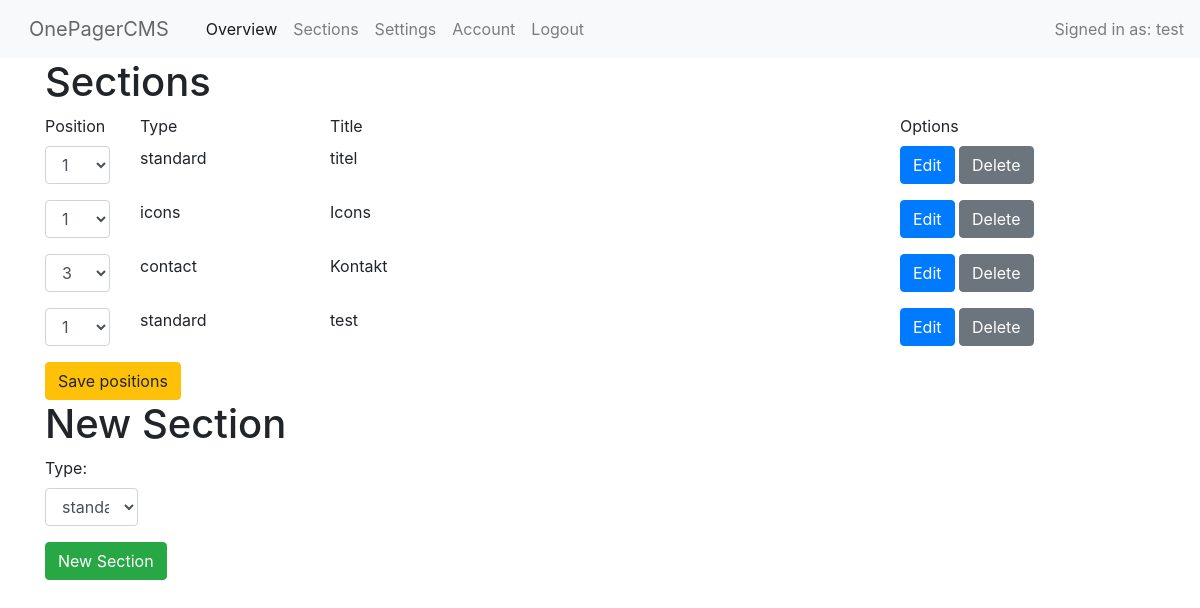
The page /core/sections.php (signed in) on the database its author committed.
### tables this page shows
CREATE TABLE sections
(
    id int PRIMARY KEY,
    type VARCHAR(255) NOT NULL,
    specialid int NOT NULL
, position int NULL);

CREATE TABLE standard
(
  specialid int PRIMARY KEY,
  position int NOT NULL,
  sectiontype VARCHAR(255) NOT NULL,
  title VARCHAR (255) NOT NULL,
  mutedtitle VARCHAR(255) NOT NULL,
  text TEXT NOT NULL,
  date TEXT NOT NULL

);

CREATE TABLE icons
(
  specialid int PRIMARY KEY,
  position int NOT NULL,
  sectiontype VARCHAR(255) NOT NULL,
  title VARCHAR NOT NULL,
  mutedtitle VARCHAR NOT NULL,
  date TEXT NOT NULL,

  iconone VARCHAR (255) NOT NULL,
  icontwo VARCHAR (255) NOT NULL,
  iconthree VARCHAR (255),
  iconfour VARCHAR (255),
  iconfive VARCHAR (255),
  iconsix VARCHAR (255),
  iconseven VARCHAR (255),
  iconeight VARCHAR (255),

  iconheadlineone VARCHAR (255) NOT NULL,
  iconheadlinetwo VARCHAR (255) NOT NULL,
  iconheadlinethree VARCHAR (255),
  iconheadlinefour VARCHAR (255),
  iconheadlinefive VARCHAR (255),
  iconheadlinesix VARCHAR (255),
  iconheadlineseven VARCHAR (255),
  iconheadlineeight VARCHAR (255),

  icontextone TEXT NOT NULL,
  icontexttwo TEXT NOT NULL,
  icontextthree TEXT,
  icontextfour TEXT,
  icontextfive TEXT,
  icontextsix TEXT,
  icontextseven TEXT,
  icontexteight TEXT
);

CREATE TABLE contact
(
  specialid int PRIMARY KEY,
  position int NOT NULL,
  sectiontype VARCHAR(255) NOT NULL,
  title VARCHAR NOT NULL,
  mutedtitle VARCHAR NOT NULL,
  text TEXT NOT NULL,
  date TEXT NOT NULL,
  name BOOLEAN,
  email BOOLEAN,
  message BOOLEAN,
  captcha BOOLEAN
);

### database/connect.php (called while the page is built, shortened)
<?php
$datenbank = "../database/SQLiteDatabase.db";
?>

### database/SQLSectionActions.php (called while the page is built, shortened)
<?php
include "Standard.php";
include "Icons.php";
include "Contact.php";
class SQLSectionActions implements ISectionActions
{
    public function getAllSections()
    {
        $secation_array = array();
        include '../database/connect.php';
        $prepare = $db->prepare('select * from sections order by position');
        $prepare->execute();
        $r = $prepare->fetchAll();
        for ($i = 0; $i < sizeof($r); $i++) {
            if($r[$i][1] == "standard"){
                $selection = $this->getEntryFromStandardTable($r[$i][2]);
                $standard = new Standard($selection[0][0], $selection[0][1], $selection[0][2], $selection[0][3], $selection[0][4], $selection[0][5], $selection[0][6]);
                array_push($secation_array, $standard);
            }
            if($r[$i][1] == "icons"){
                $selection = $this->getEntryFromIconsTable($r[$i][2]);
                $iconArray = array(
                    $selection[0][6],
                    $selection[0][7],
                    $selection[0][8],
                    $selection[0][9],
                    $selection[0][10],
                    $selection[0][11],
                    $selection[0][12],
                    $selection[0][13],
                );
                $iconHeadlineArray = array(
                    $selection[0][14],
                    $selection[0][15],
                    $selection[0][16],
                    $selection[0][17],
                    $selection[0][18],
                    $selection[0][19],
                    $selection[0][20],
                    $selection[0][21],
                );
                $iconTextArray = array(
                    $selection[0][22],
                    $selection[0][23],
                    $selection[0][24],
                    $selection[0][25],
                    $selection[0][26],
                    $selection[0][27],
                    $selection[0][28],
                    $selection[0][29],
                );
                $icons = new Icons($selection[0][0], $selection[0][1], $selection[0][2], $selection[0][3], $selection[0][4], $selection[0][5], $iconArray, $iconHeadlineArray, $iconTextArray);
                array_push($secation_array, $icons);
            }
            if($r[$i][1] == "contact"){
                $prepstandard = $db->prepare('select * from contact where specialid=:specialid');
                $prepstandard->bindValue(':specialid', $r[$i][2]);
                $prepstandard->execute();
                $selection = $prepstandard->fetchAll();
                $contact = new Contact($selection[0][0], $selection[0][1], $selection[0][2], $selection[0][3], $selection[0][4], $selection[0][5], $selection[0][6], $selection[0][7], $selection[0][8], $selection[0][9], $selection[0][10]);
                array_push($secation_array, $contact);
            }
        }
        return $secation_array;
    }
    private function getEntryFromStandardTable($sid){
        include '../database/connect.php';
        $prepstandard = $db->prepare('select * from standard where specialid=:specialid');
        $prepstandard->bindValue(':specialid', $sid);
        $prepstandard->execute();
        $selection = $prepstandard->fetchAll();
        return $selection;
    }
    private function getEntryFromIconsTable($sid){
        include '../database/connect.php';
        $prepstandard = $db->prepare('select * from icons where specialid=:specialid');
        $prepstandard->bindValue(':specialid', $sid);
        $prepstandard->execute();
        $selection = $prepstandard->fetchAll();
        return $selection;
    }
}

### database/Standard.php (called while the page is built, shortened)
<?php
class Standard
{
    private $position;
    private $type;
    private $title;
    public function __construct($id, $position, $type, $title, $mutedtitle, $text, $date)
    {
        $this->position = $position;
        $this->type = $type;
        $this->title = $title;
    }
    public function getPosition()
    {
        return $this->position;
    }
    public function getType()
    {
        return $this->type;
    }
    public function getTitle()
    {
        return $this->title;
    }
}

### database/Icons.php (called while the page is built, shortened)
<?php
class Icons
{
    private $position;
    private $type;
    private $title;
    public function __construct($id, $position, $type, $title, $mutedtitle, $date, array $icons, array $iconHeadline, array $iconTexts)
    {
        $this->position = $position;
        $this->type = $type;
        $this->title = $title;
    }
    public function getPosition()
    {
        return $this->position;
    }
    public function getType()
    {
        return $this->type;
    }
    public function getTitle()
    {
        return $this->title;
    }
}

### database/Contact.php (called while the page is built, shortened)
<?php
class Contact
{
    private $position;
    private $type;
    private $title;
    public function __construct($id, $position, $type, $title, $mutedtitle, $date, $name, $email, $phone, $message, $captcha)
    {
        $this->position = $position;
        $this->type = $type;
        $this->title = $title;
    }
    public function getPosition()
    {
        return $this->position;
    }
    public function getType()
    {
        return $this->type;
    }
    public function getTitle()
    {
        return $this->title;
    }
}

### core/sections.php (the view, shortened to what this page needs)
<!DOCTYPE html>
<html>
<?php require_once "inc/head.php"; ?>
<body>
<?php include_once "inc/header.php" ?>
<div class="container">
<?php
include "../database/SQLSectionActions.php";
$sectionactions = new SQLSectionActions();
$sections = $sectionactions->getAllSections();
?>
    <h1>Sections</h1>
    <div class="row">
        <div class="col-1">
            <label>Position</label>
        </div>
        <div class="col-2">
            <label>Type</label>
        </div>
        <div class="col">
            <label>Title</label>
        </div>
        <div class="col-3">
            <label>Options</label>
        </div>
    </div>
    <form method="post" action="../misc/positions.php">
    <?php
for($i=0; sizeof($sections) > $i; $i++){
    echo'
  <div class="row">
    <div class="col-1">
     <div class="form-group">
      <select class="form-control" id="sel1">
        <option selected disabled>'. $sections[$i]->getPosition() . '</option>
      ';
        echo '
      </select>
      </div>
    </div>
    <div class="col-2">
      ' . $sections[$i]->getType() . '
    </div>
    <div class="col">
      ' . $sections[$i]->getTitle() . '
    </div>
    <div class="col-3">
         <div class="form-group">
      <form method="post" action="../misc/editsection.php">
      <input type="hidden" name="id" value="' . $sections[$i]->getId() . '">
      <input type="hidden" name="type" value="' . $sections[$i]->getType() . '">
      <input type="submit" name="action" value="Edit" class="btn btn-primary">
      <input type="submit" name="action" value="Delete" class="btn btn-secondary">
</form>
</div>
    </div>
  </div>
    ';
}
?>
        <input type="submit" name="action" value="Save positions" class="btn btn-warning">
    </form>
<h1>New Section</h1>
    <form action="../misc/newsection.php" method="post">
        <div class="form-group">
    <label for="types">Type:</label>
    <select class="form-control col-1" name="type" id="types">
        <option>standard</option>
    </select>
    </div>
    <input type="submit" name="action" value="New Section" class="btn btn-success">
    </form>
</div>
</body>
</html>

### rows shown on the page
sections: specialid.position "1", specialid.sectiontype "standard", specialid.title "titel", specialid.sectiontype "icons", specialid.title "Icons", specialid.position "3", specialid.sectiontype "contact", specialid.title "Kontakt", specialid.title "test"

### other values the page prints
$userid "test"
